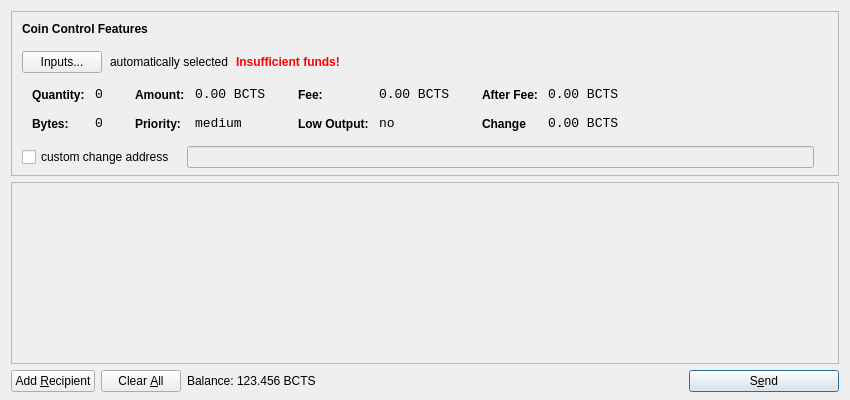
<?xml version="1.0" encoding="UTF-8"?>
<ui version="4.0">
 <class>SendCoinsDialog</class>
 <widget class="QDialog" name="SendCoinsDialog">
  <property name="geometry">
   <rect>
    <x>0</x>
    <y>0</y>
    <width>850</width>
    <height>400</height>
   </rect>
  </property>
  <property name="windowTitle">
   <string>Send Coins</string>
  </property>
  <layout class="QVBoxLayout" name="verticalLayout" stretch="0,1,0">
   <property name="bottomMargin">
    <number>8</number>
   </property>
   <item>
    <widget class="QFrame" name="frameCoinControl">
     <property name="sizePolicy">
      <sizepolicy hsizetype="Expanding" vsizetype="Expanding">
       <horstretch>0</horstretch>
       <verstretch>0</verstretch>
      </sizepolicy>
     </property>
     <property name="maximumSize">
      <size>
       <width>16777215</width>
       <height>16777215</height>
      </size>
     </property>
     <property name="frameShape">
      <enum>QFrame::StyledPanel</enum>
     </property>
     <property name="frameShadow">
      <enum>QFrame::Sunken</enum>
     </property>
     <layout class="QVBoxLayout" name="verticalLayoutCoinControl2">
      <property name="spacing">
       <number>-1</number>
      </property>
      <property name="leftMargin">
       <number>0</number>
      </property>
      <property name="topMargin">
       <number>0</number>
      </property>
      <property name="rightMargin">
       <number>0</number>
      </property>
      <property name="bottomMargin">
       <number>6</number>
      </property>
      <item>
       <layout class="QVBoxLayout" name="verticalLayoutCoinControl" stretch="0,0,0,0,1">
        <property name="spacing">
         <number>0</number>
        </property>
        <property name="leftMargin">
         <number>10</number>
        </property>
        <property name="topMargin">
         <number>10</number>
        </property>
        <item>
         <layout class="QHBoxLayout" name="horizontalLayoutCoinControl1">
          <property name="bottomMargin">
           <number>15</number>
          </property>
          <item>
           <widget class="QLabel" name="labelCoinControlFeatures">
            <property name="sizePolicy">
             <sizepolicy hsizetype="Preferred" vsizetype="Maximum">
              <horstretch>0</horstretch>
              <verstretch>0</verstretch>
             </sizepolicy>
            </property>
            <property name="font">
             <font>
              <weight>75</weight>
              <bold>true</bold>
             </font>
            </property>
            <property name="styleSheet">
             <string notr="true">font-weight:bold;</string>
            </property>
            <property name="text">
             <string>Coin Control Features</string>
            </property>
           </widget>
          </item>
         </layout>
        </item>
        <item>
         <layout class="QHBoxLayout" name="horizontalLayoutCoinControl2" stretch="0,0,0,0">
          <property name="spacing">
           <number>8</number>
          </property>
          <property name="bottomMargin">
           <number>10</number>
          </property>
          <item>
           <widget class="QPushButton" name="pushButtonCoinControl">
            <property name="styleSheet">
             <string notr="true"/>
            </property>
            <property name="text">
             <string>Inputs...</string>
            </property>
           </widget>
          </item>
          <item>
           <widget class="QLabel" name="labelCoinControlAutomaticallySelected">
            <property name="text">
             <string>automatically selected</string>
            </property>
            <property name="margin">
             <number>5</number>
            </property>
           </widget>
          </item>
          <item>
           <widget class="QLabel" name="labelCoinControlInsuffFunds">
            <property name="font">
             <font>
              <weight>75</weight>
              <bold>true</bold>
             </font>
            </property>
            <property name="styleSheet">
             <string notr="true">color:red;font-weight:bold;</string>
            </property>
            <property name="text">
             <string>Insufficient funds!</string>
            </property>
            <property name="margin">
             <number>5</number>
            </property>
           </widget>
          </item>
          <item>
           <spacer name="horizontalSpacerCoinControl">
            <property name="orientation">
             <enum>Qt::Horizontal</enum>
            </property>
            <property name="sizeHint" stdset="0">
             <size>
              <width>40</width>
              <height>1</height>
             </size>
            </property>
           </spacer>
          </item>
         </layout>
        </item>
        <item>
         <widget class="QWidget" name="widgetCoinControl" native="true">
          <property name="sizePolicy">
           <sizepolicy hsizetype="Preferred" vsizetype="Preferred">
            <horstretch>0</horstretch>
            <verstretch>0</verstretch>
           </sizepolicy>
          </property>
          <property name="minimumSize">
           <size>
            <width>0</width>
            <height>0</height>
           </size>
          </property>
          <property name="styleSheet">
           <string notr="true"/>
          </property>
          <layout class="QHBoxLayout" name="horizontalLayoutCoinControl5">
           <property name="margin">
            <number>0</number>
           </property>
           <item>
            <layout class="QHBoxLayout" name="horizontalLayoutCoinControl3" stretch="0,0,0,1">
             <property name="spacing">
              <number>20</number>
             </property>
             <property name="topMargin">
              <number>0</number>
             </property>
             <property name="bottomMargin">
              <number>10</number>
             </property>
             <item>
              <layout class="QFormLayout" name="formLayoutCoinControl1">
               <property name="horizontalSpacing">
                <number>10</number>
               </property>
               <property name="verticalSpacing">
                <number>14</number>
               </property>
               <property name="leftMargin">
                <number>10</number>
               </property>
               <property name="topMargin">
                <number>4</number>
               </property>
               <property name="rightMargin">
                <number>6</number>
               </property>
               <item row="0" column="0">
                <widget class="QLabel" name="labelCoinControlQuantityText">
                 <property name="styleSheet">
                  <string notr="true">font-weight:bold;</string>
                 </property>
                 <property name="text">
                  <string>Quantity:</string>
                 </property>
                 <property name="margin">
                  <number>0</number>
                 </property>
                </widget>
               </item>
               <item row="0" column="1">
                <widget class="QLabel" name="labelCoinControlQuantity">
                 <property name="font">
                  <font>
                   <family>Monospace</family>
                   <pointsize>10</pointsize>
                  </font>
                 </property>
                 <property name="cursor">
                  <cursorShape>IBeamCursor</cursorShape>
                 </property>
                 <property name="contextMenuPolicy">
                  <enum>Qt::ActionsContextMenu</enum>
                 </property>
                 <property name="text">
                  <string>0</string>
                 </property>
                 <property name="margin">
                  <number>0</number>
                 </property>
                 <property name="textInteractionFlags">
                  <set>Qt::LinksAccessibleByMouse|Qt::TextSelectableByKeyboard|Qt::TextSelectableByMouse</set>
                 </property>
                </widget>
               </item>
               <item row="1" column="0">
                <widget class="QLabel" name="labelCoinControlBytesText">
                 <property name="styleSheet">
                  <string notr="true">font-weight:bold;</string>
                 </property>
                 <property name="text">
                  <string>Bytes:</string>
                 </property>
                </widget>
               </item>
               <item row="1" column="1">
                <widget class="QLabel" name="labelCoinControlBytes">
                 <property name="font">
                  <font>
                   <family>Monospace</family>
                   <pointsize>10</pointsize>
                  </font>
                 </property>
                 <property name="cursor">
                  <cursorShape>IBeamCursor</cursorShape>
                 </property>
                 <property name="contextMenuPolicy">
                  <enum>Qt::ActionsContextMenu</enum>
                 </property>
                 <property name="text">
                  <string>0</string>
                 </property>
                 <property name="textInteractionFlags">
                  <set>Qt::LinksAccessibleByMouse|Qt::TextSelectableByKeyboard|Qt::TextSelectableByMouse</set>
                 </property>
                </widget>
               </item>
              </layout>
             </item>
             <item>
              <layout class="QFormLayout" name="formLayoutCoinControl2">
               <property name="horizontalSpacing">
                <number>10</number>
               </property>
               <property name="verticalSpacing">
                <number>14</number>
               </property>
               <property name="leftMargin">
                <number>6</number>
               </property>
               <property name="topMargin">
                <number>4</number>
               </property>
               <property name="rightMargin">
                <number>6</number>
               </property>
               <item row="0" column="0">
                <widget class="QLabel" name="labelCoinControlAmountText">
                 <property name="styleSheet">
                  <string notr="true">font-weight:bold;</string>
                 </property>
                 <property name="text">
                  <string>Amount:</string>
                 </property>
                 <property name="margin">
                  <number>0</number>
                 </property>
                </widget>
               </item>
               <item row="0" column="1">
                <widget class="QLabel" name="labelCoinControlAmount">
                 <property name="font">
                  <font>
                   <family>Monospace</family>
                   <pointsize>10</pointsize>
                  </font>
                 </property>
                 <property name="cursor">
                  <cursorShape>IBeamCursor</cursorShape>
                 </property>
                 <property name="contextMenuPolicy">
                  <enum>Qt::ActionsContextMenu</enum>
                 </property>
                 <property name="text">
                  <string>0.00 BCTS</string>
                 </property>
                 <property name="textInteractionFlags">
                  <set>Qt::LinksAccessibleByMouse|Qt::TextSelectableByKeyboard|Qt::TextSelectableByMouse</set>
                 </property>
                </widget>
               </item>
               <item row="1" column="0">
                <widget class="QLabel" name="labelCoinControlPriorityText">
                 <property name="styleSheet">
                  <string notr="true">font-weight:bold;</string>
                 </property>
                 <property name="text">
                  <string>Priority:</string>
                 </property>
                </widget>
               </item>
               <item row="1" column="1">
                <widget class="QLabel" name="labelCoinControlPriority">
                 <property name="font">
                  <font>
                   <family>Monospace</family>
                   <pointsize>10</pointsize>
                  </font>
                 </property>
                 <property name="cursor">
                  <cursorShape>IBeamCursor</cursorShape>
                 </property>
                 <property name="contextMenuPolicy">
                  <enum>Qt::ActionsContextMenu</enum>
                 </property>
                 <property name="text">
                  <string>medium</string>
                 </property>
                 <property name="textInteractionFlags">
                  <set>Qt::LinksAccessibleByMouse|Qt::TextSelectableByKeyboard|Qt::TextSelectableByMouse</set>
                 </property>
                </widget>
               </item>
              </layout>
             </item>
             <item>
              <layout class="QFormLayout" name="formLayoutCoinControl3">
               <property name="horizontalSpacing">
                <number>10</number>
               </property>
               <property name="verticalSpacing">
                <number>14</number>
               </property>
               <property name="leftMargin">
                <number>6</number>
               </property>
               <property name="topMargin">
                <number>4</number>
               </property>
               <property name="rightMargin">
                <number>6</number>
               </property>
               <item row="0" column="0">
                <widget class="QLabel" name="labelCoinControlFeeText">
                 <property name="styleSheet">
                  <string notr="true">font-weight:bold;</string>
                 </property>
                 <property name="text">
                  <string>Fee:</string>
                 </property>
                 <property name="margin">
                  <number>0</number>
                 </property>
                </widget>
               </item>
               <item row="0" column="1">
                <widget class="QLabel" name="labelCoinControlFee">
                 <property name="font">
                  <font>
                   <family>Monospace</family>
                   <pointsize>10</pointsize>
                  </font>
                 </property>
                 <property name="cursor">
                  <cursorShape>IBeamCursor</cursorShape>
                 </property>
                 <property name="contextMenuPolicy">
                  <enum>Qt::ActionsContextMenu</enum>
                 </property>
                 <property name="text">
                  <string>0.00 BCTS</string>
                 </property>
                 <property name="textInteractionFlags">
                  <set>Qt::LinksAccessibleByMouse|Qt::TextSelectableByKeyboard|Qt::TextSelectableByMouse</set>
                 </property>
                </widget>
               </item>
               <item row="1" column="0">
                <widget class="QLabel" name="labelCoinControlLowOutputText">
                 <property name="styleSheet">
                  <string notr="true">font-weight:bold;</string>
                 </property>
                 <property name="text">
                  <string>Low Output:</string>
                 </property>
                </widget>
               </item>
               <item row="1" column="1">
                <widget class="QLabel" name="labelCoinControlLowOutput">
                 <property name="font">
                  <font>
                   <family>Monospace</family>
                   <pointsize>10</pointsize>
                  </font>
                 </property>
                 <property name="cursor">
                  <cursorShape>IBeamCursor</cursorShape>
                 </property>
                 <property name="contextMenuPolicy">
                  <enum>Qt::ActionsContextMenu</enum>
                 </property>
                 <property name="text">
                  <string>no</string>
                 </property>
                 <property name="textInteractionFlags">
                  <set>Qt::LinksAccessibleByMouse|Qt::TextSelectableByKeyboard|Qt::TextSelectableByMouse</set>
                 </property>
                </widget>
               </item>
              </layout>
             </item>
             <item>
              <layout class="QFormLayout" name="formLayoutCoinControl4">
               <property name="horizontalSpacing">
                <number>10</number>
               </property>
               <property name="verticalSpacing">
                <number>14</number>
               </property>
               <property name="leftMargin">
                <number>6</number>
               </property>
               <property name="topMargin">
                <number>4</number>
               </property>
               <property name="rightMargin">
                <number>6</number>
               </property>
               <item row="0" column="0">
                <widget class="QLabel" name="labelCoinControlAfterFeeText">
                 <property name="styleSheet">
                  <string notr="true">font-weight:bold;</string>
                 </property>
                 <property name="text">
                  <string>After Fee:</string>
                 </property>
                 <property name="margin">
                  <number>0</number>
                 </property>
                </widget>
               </item>
               <item row="0" column="1">
                <widget class="QLabel" name="labelCoinControlAfterFee">
                 <property name="font">
                  <font>
                   <family>Monospace</family>
                   <pointsize>10</pointsize>
                  </font>
                 </property>
                 <property name="cursor">
                  <cursorShape>IBeamCursor</cursorShape>
                 </property>
                 <property name="contextMenuPolicy">
                  <enum>Qt::ActionsContextMenu</enum>
                 </property>
                 <property name="text">
                  <string>0.00 BCTS</string>
                 </property>
                 <property name="textInteractionFlags">
                  <set>Qt::LinksAccessibleByMouse|Qt::TextSelectableByKeyboard|Qt::TextSelectableByMouse</set>
                 </property>
                </widget>
               </item>
               <item row="1" column="0">
                <widget class="QLabel" name="labelCoinControlChangeText">
                 <property name="styleSheet">
                  <string notr="true">font-weight:bold;</string>
                 </property>
                 <property name="text">
                  <string>Change</string>
                 </property>
                </widget>
               </item>
               <item row="1" column="1">
                <widget class="QLabel" name="labelCoinControlChange">
                 <property name="font">
                  <font>
                   <family>Monospace</family>
                   <pointsize>10</pointsize>
                  </font>
                 </property>
                 <property name="cursor">
                  <cursorShape>IBeamCursor</cursorShape>
                 </property>
                 <property name="contextMenuPolicy">
                  <enum>Qt::ActionsContextMenu</enum>
                 </property>
                 <property name="text">
                  <string>0.00 BCTS</string>
                 </property>
                 <property name="textInteractionFlags">
                  <set>Qt::LinksAccessibleByMouse|Qt::TextSelectableByKeyboard|Qt::TextSelectableByMouse</set>
                 </property>
                </widget>
               </item>
              </layout>
             </item>
            </layout>
           </item>
          </layout>
         </widget>
        </item>
        <item>
         <layout class="QHBoxLayout" name="horizontalLayoutCoinControl4" stretch="0,0,0">
          <property name="spacing">
           <number>12</number>
          </property>
          <property name="sizeConstraint">
           <enum>QLayout::SetDefaultConstraint</enum>
          </property>
          <property name="topMargin">
           <number>5</number>
          </property>
          <property name="rightMargin">
           <number>5</number>
          </property>
          <item>
           <widget class="QCheckBox" name="checkBoxCoinControlChange">
            <property name="text">
             <string>custom change address</string>
            </property>
           </widget>
          </item>
          <item>
           <widget class="QLineEdit" name="lineEditCoinControlChange">
            <property name="enabled">
             <bool>false</bool>
            </property>
            <property name="sizePolicy">
             <sizepolicy hsizetype="Expanding" vsizetype="Fixed">
              <horstretch>0</horstretch>
              <verstretch>0</verstretch>
             </sizepolicy>
            </property>
           </widget>
          </item>
          <item>
           <widget class="QLabel" name="labelCoinControlChangeLabel">
            <property name="sizePolicy">
             <sizepolicy hsizetype="Preferred" vsizetype="Expanding">
              <horstretch>0</horstretch>
              <verstretch>0</verstretch>
             </sizepolicy>
            </property>
            <property name="minimumSize">
             <size>
              <width>0</width>
              <height>0</height>
             </size>
            </property>
            <property name="text">
             <string/>
            </property>
            <property name="margin">
             <number>3</number>
            </property>
           </widget>
          </item>
         </layout>
        </item>
        <item>
         <spacer name="verticalSpacerCoinControl">
          <property name="orientation">
           <enum>Qt::Vertical</enum>
          </property>
          <property name="sizeHint" stdset="0">
           <size>
            <width>800</width>
            <height>1</height>
           </size>
          </property>
         </spacer>
        </item>
       </layout>
      </item>
     </layout>
    </widget>
   </item>
   <item>
    <widget class="QScrollArea" name="scrollArea">
     <property name="widgetResizable">
      <bool>true</bool>
     </property>
     <widget class="QWidget" name="scrollAreaWidgetContents">
      <property name="geometry">
       <rect>
        <x>0</x>
        <y>0</y>
        <width>830</width>
        <height>165</height>
       </rect>
      </property>
      <layout class="QVBoxLayout" name="verticalLayout_2">
       <property name="margin">
        <number>0</number>
       </property>
       <item>
        <layout class="QVBoxLayout" name="entries">
         <property name="spacing">
          <number>6</number>
         </property>
        </layout>
       </item>
       <item>
        <spacer name="verticalSpacer">
         <property name="orientation">
          <enum>Qt::Vertical</enum>
         </property>
         <property name="sizeHint" stdset="0">
          <size>
           <width>20</width>
           <height>40</height>
          </size>
         </property>
        </spacer>
       </item>
      </layout>
     </widget>
    </widget>
   </item>
   <item>
    <layout class="QHBoxLayout" name="horizontalLayout">
     <item>
      <widget class="QPushButton" name="addButton">
       <property name="toolTip">
        <string>Send to multiple recipients at once</string>
       </property>
       <property name="text">
        <string>Add &amp;Recipient</string>
       </property>
       <property name="icon">
        <iconset resource="../bitcoin.qrc">
         <normaloff>:/icons/add</normaloff>:/icons/add</iconset>
       </property>
       <property name="autoDefault">
        <bool>false</bool>
       </property>
      </widget>
     </item>
     <item>
      <widget class="QPushButton" name="clearButton">
       <property name="sizePolicy">
        <sizepolicy hsizetype="Minimum" vsizetype="Fixed">
         <horstretch>0</horstretch>
         <verstretch>0</verstretch>
        </sizepolicy>
       </property>
       <property name="toolTip">
        <string>Remove all transaction fields</string>
       </property>
       <property name="text">
        <string>Clear &amp;All</string>
       </property>
       <property name="icon">
        <iconset resource="../bitcoin.qrc">
         <normaloff>:/icons/remove</normaloff>:/icons/remove</iconset>
       </property>
       <property name="autoRepeatDelay">
        <number>300</number>
       </property>
       <property name="autoDefault">
        <bool>false</bool>
       </property>
      </widget>
     </item>
     <item>
      <layout class="QHBoxLayout" name="horizontalLayout_2">
       <property name="spacing">
        <number>3</number>
       </property>
       <item>
        <widget class="QLabel" name="label">
         <property name="sizePolicy">
          <sizepolicy hsizetype="Preferred" vsizetype="Fixed">
           <horstretch>0</horstretch>
           <verstretch>0</verstretch>
          </sizepolicy>
         </property>
         <property name="text">
          <string>Balance:</string>
         </property>
        </widget>
       </item>
       <item>
        <widget class="QLabel" name="labelBalance">
         <property name="sizePolicy">
          <sizepolicy hsizetype="Preferred" vsizetype="Fixed">
           <horstretch>0</horstretch>
           <verstretch>0</verstretch>
          </sizepolicy>
         </property>
         <property name="cursor">
          <cursorShape>IBeamCursor</cursorShape>
         </property>
         <property name="text">
          <string>123.456 BCTS</string>
         </property>
         <property name="textInteractionFlags">
          <set>Qt::LinksAccessibleByMouse|Qt::TextSelectableByKeyboard|Qt::TextSelectableByMouse</set>
         </property>
        </widget>
       </item>
      </layout>
     </item>
     <item>
      <spacer name="horizontalSpacer">
       <property name="orientation">
        <enum>Qt::Horizontal</enum>
       </property>
       <property name="sizeHint" stdset="0">
        <size>
         <width>40</width>
         <height>20</height>
        </size>
       </property>
      </spacer>
     </item>
     <item>
      <widget class="QPushButton" name="sendButton">
       <property name="minimumSize">
        <size>
         <width>150</width>
         <height>0</height>
        </size>
       </property>
       <property name="toolTip">
        <string>Confirm the send action</string>
       </property>
       <property name="text">
        <string>S&amp;end</string>
       </property>
       <property name="icon">
        <iconset resource="../bitcoin.qrc">
         <normaloff>:/icons/send</normaloff>:/icons/send</iconset>
       </property>
       <property name="default">
        <bool>true</bool>
       </property>
      </widget>
     </item>
    </layout>
   </item>
  </layout>
 </widget>
 <resources>
  <include location="../bitcoin.qrc"/>
 </resources>
 <connections/>
</ui>
